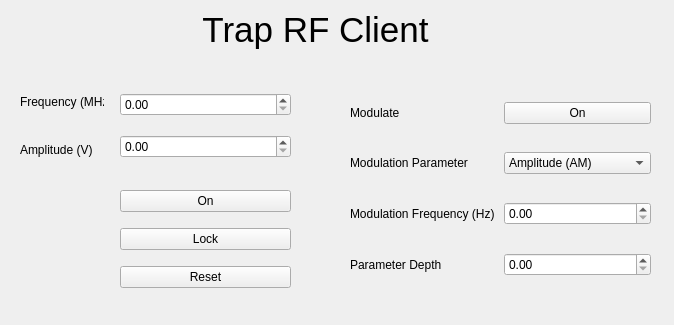
<?xml version="1.0" encoding="UTF-8"?>
<ui version="4.0">
 <class>Form</class>
 <widget class="QWidget" name="Form">
  <property name="geometry">
   <rect>
    <x>0</x>
    <y>0</y>
    <width>674</width>
    <height>325</height>
   </rect>
  </property>
  <property name="windowTitle">
   <string>Form</string>
  </property>
  <widget class="QLabel" name="sls_label">
   <property name="geometry">
    <rect>
     <x>180</x>
     <y>10</y>
     <width>271</width>
     <height>41</height>
    </rect>
   </property>
   <property name="text">
    <string>&lt;html&gt;&lt;head/&gt;&lt;body&gt;&lt;p align=&quot;center&quot;&gt;&lt;span style=&quot; font-size:26pt;&quot;&gt;Trap RF Client&lt;/span&gt;&lt;/p&gt;&lt;/body&gt;&lt;/html&gt;</string>
   </property>
  </widget>
  <widget class="QWidget" name="">
   <property name="geometry">
    <rect>
     <x>120</x>
     <y>80</y>
     <width>171</width>
     <height>91</height>
    </rect>
   </property>
   <layout class="QGridLayout" name="gridLayout">
    <item row="1" column="0">
     <widget class="QDoubleSpinBox" name="wav_ampl"/>
    </item>
    <item row="0" column="0">
     <widget class="QDoubleSpinBox" name="wav_freq"/>
    </item>
   </layout>
  </widget>
  <widget class="QWidget" name="">
   <property name="geometry">
    <rect>
     <x>120</x>
     <y>180</y>
     <width>171</width>
     <height>121</height>
    </rect>
   </property>
   <layout class="QGridLayout" name="wav_button_layout">
    <item row="2" column="0">
     <widget class="QPushButton" name="wav_lockswitch">
      <property name="text">
       <string>Lock</string>
      </property>
     </widget>
    </item>
    <item row="3" column="0">
     <widget class="QPushButton" name="wav_reset">
      <property name="text">
       <string>Reset</string>
      </property>
     </widget>
    </item>
    <item row="1" column="0">
     <widget class="QPushButton" name="wav_toggle">
      <property name="text">
       <string>On</string>
      </property>
     </widget>
    </item>
   </layout>
  </widget>
  <widget class="QWidget" name="">
   <property name="geometry">
    <rect>
     <x>350</x>
     <y>80</y>
     <width>301</width>
     <height>221</height>
    </rect>
   </property>
   <layout class="QGridLayout" name="mod_layout">
    <item row="0" column="0">
     <widget class="QLabel" name="mod_toggle_label">
      <property name="text">
       <string>Modulate</string>
      </property>
     </widget>
    </item>
    <item row="0" column="1">
     <widget class="QPushButton" name="mod_toggle">
      <property name="text">
       <string>On</string>
      </property>
     </widget>
    </item>
    <item row="1" column="0">
     <widget class="QLabel" name="mod_param_label">
      <property name="text">
       <string>Modulation Parameter</string>
      </property>
     </widget>
    </item>
    <item row="1" column="1">
     <widget class="QComboBox" name="mod_param">
      <item>
       <property name="text">
        <string>Amplitude (AM)</string>
       </property>
      </item>
      <item>
       <property name="text">
        <string>Frequency (FM)</string>
       </property>
      </item>
      <item>
       <property name="text">
        <string>Phase (PM)</string>
       </property>
      </item>
     </widget>
    </item>
    <item row="2" column="0">
     <widget class="QLabel" name="mod_freq_label">
      <property name="text">
       <string>Modulation Frequency (Hz)</string>
      </property>
     </widget>
    </item>
    <item row="2" column="1">
     <widget class="QDoubleSpinBox" name="mod_freq"/>
    </item>
    <item row="3" column="0">
     <widget class="QLabel" name="mod_param_depth_label">
      <property name="text">
       <string>Parameter Depth</string>
      </property>
     </widget>
    </item>
    <item row="3" column="1">
     <widget class="QDoubleSpinBox" name="mod_param_depth"/>
    </item>
   </layout>
  </widget>
  <widget class="QWidget" name="">
   <property name="geometry">
    <rect>
     <x>20</x>
     <y>80</y>
     <width>84</width>
     <height>91</height>
    </rect>
   </property>
   <layout class="QVBoxLayout" name="wav_label_layout">
    <item>
     <widget class="QLabel" name="wav_freq_label">
      <property name="text">
       <string>Frequency (MHz)</string>
      </property>
     </widget>
    </item>
    <item>
     <widget class="QLabel" name="wav_ampl_label">
      <property name="text">
       <string>Amplitude (V)</string>
      </property>
     </widget>
    </item>
   </layout>
  </widget>
 </widget>
 <resources/>
 <connections/>
</ui>
